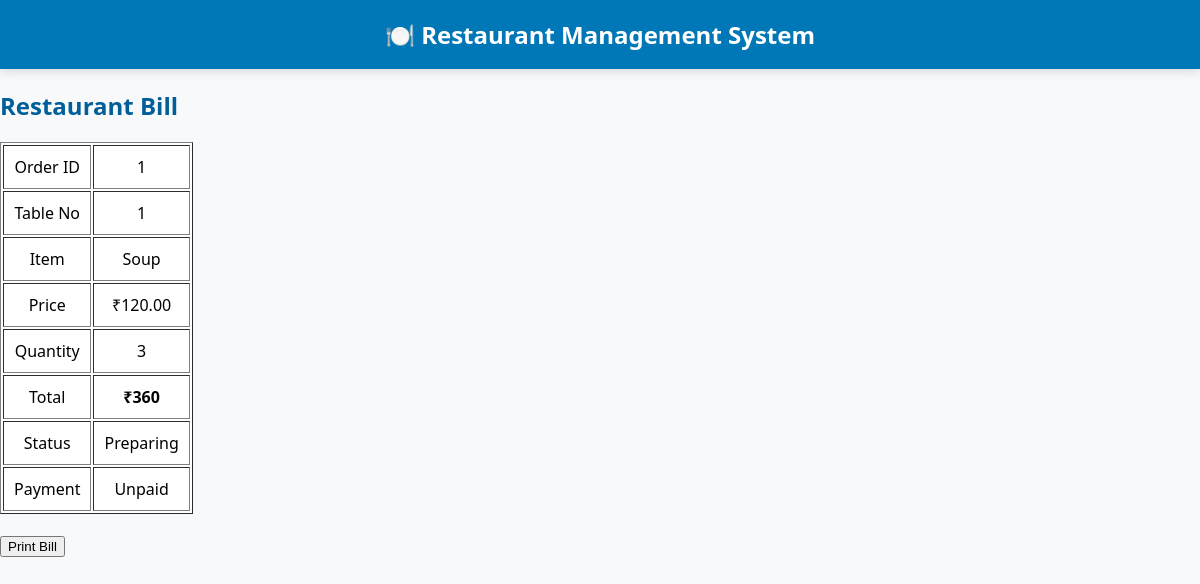
/bill.php?id=1, run on the app's committed database.
### tables this page shows
CREATE TABLE IF NOT EXISTS `orders` (
  `id` int NOT NULL AUTO_INCREMENT,
  `customer_name` varchar(100) NOT NULL,
  `table_number` int NOT NULL,
  `menu_id` int NOT NULL,
  `quantity` int NOT NULL,
  `status` enum('Pending','Preparing','Prepared','Served','Order Closed') NOT NULL DEFAULT 'Pending',
  `payment_status` enum('Unpaid','Paid') NOT NULL DEFAULT 'Unpaid',
  `created_at` timestamp NULL DEFAULT CURRENT_TIMESTAMP,
  PRIMARY KEY (`id`),
  KEY `menu_id` (`menu_id`)
);

CREATE TABLE IF NOT EXISTS `menu` (
  `id` int NOT NULL AUTO_INCREMENT,
  `item_name` varchar(100) NOT NULL,
  `category_id` int NOT NULL,
  `price` decimal(10,2) NOT NULL,
  PRIMARY KEY (`id`),
  KEY `category_id` (`category_id`)
);

### bill.php (the view, shortened to what this page needs)
<?php
include "config.php";
$id=$_GET['id'];
$result=mysqli_query($conn,"
SELECT orders.*,
menu.item_name,
menu.price
FROM orders
JOIN menu
ON orders.menu_id=menu.id
WHERE orders.id=$id
");
$order=mysqli_fetch_assoc($result);
$total=$order['price']*$order['quantity'];
include "header.php";
?>
<h2>Restaurant Bill</h2>
<table border="1" cellpadding="10">
<tr>
<td>Order ID</td>
<td><?= $order['id']; ?></td>
</tr>
<tr>
<td>Table No</td>
<td><?= $order['table_number']; ?></td>
</tr>
<tr>
<td>Item</td>
<td><?= $order['item_name']; ?></td>
</tr>
<tr>
<td>Price</td>
<td>₹<?= $order['price']; ?></td>
</tr>
<tr>
<td>Quantity</td>
<td><?= $order['quantity']; ?></td>
</tr>
<tr>
<td>Total</td>
<td><b>₹<?= $total; ?></b></td>
</tr>
<tr>
<td>Status</td>
<td><?= $order['status']; ?></td>
</tr>
<tr>
<td>Payment</td>
<td><?= $order['payment_status']; ?></td>
</tr>
</table>
<button onclick="window.print()">Print Bill</button>

### style.css (style rules this page uses)
h1,h2,h3 { color:#005f99; }
table { background:white; }
table td { text-align:center; vertical-align:middle; }

### data on the page
orders: id "1", table_number "1", menu.item_name "Soup", menu.price "120.00", quantity "3", total "360", status "Preparing", payment_status "Unpaid"
